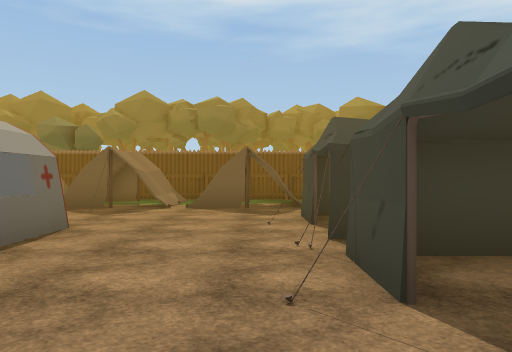
view 1 (above)

21 first-person views from a walk through a Unity game level. The camera is 1.4 m above the floor, looks level and sees 70° across. The floor is counted in squares, 2 m on a side. Each view is taken from the middle of a square. On the plan, view 1 faces up. The plan holds only what a view shows up to about 11 squares ahead; the rest is blank. The place goes on beyond the plan. The player character is not drawn. Some animated figures are not drawn. Some surface patterns are stand-ins.

view 2
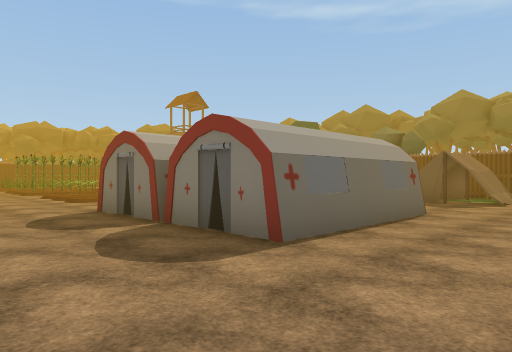

view 3
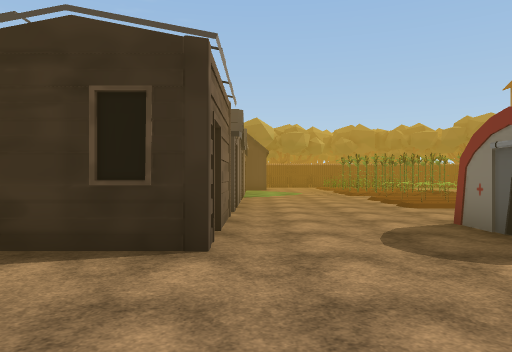

view 4
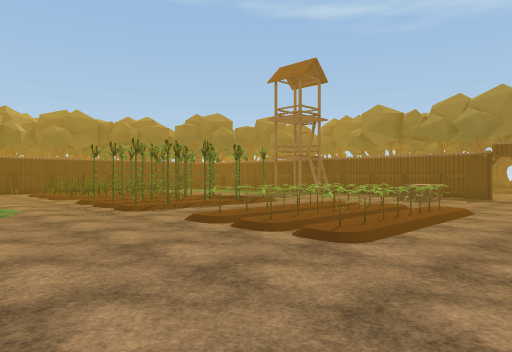

view 5
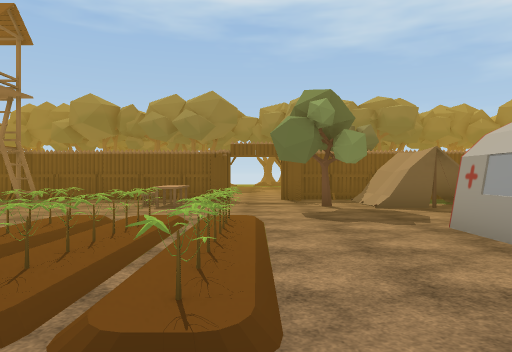

view 6
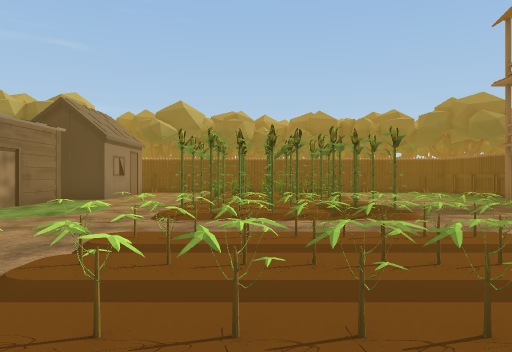

view 7
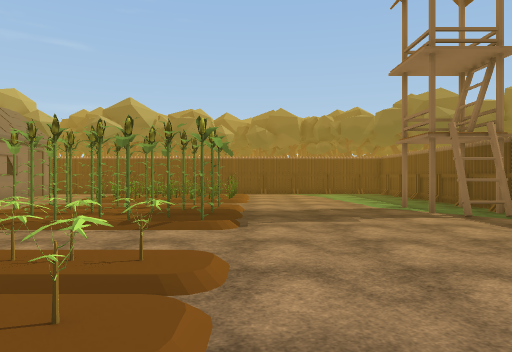

view 8
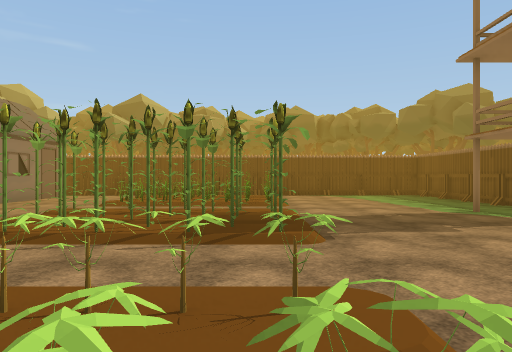

view 9
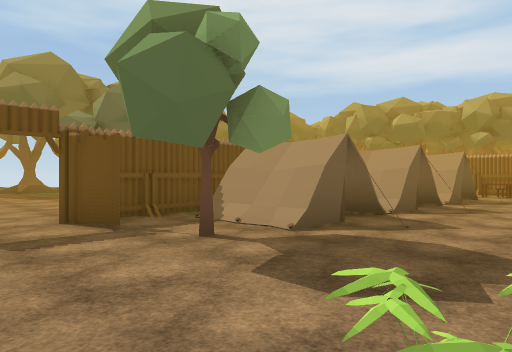

view 10
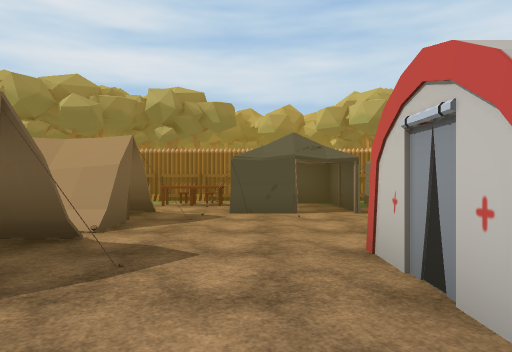

view 11
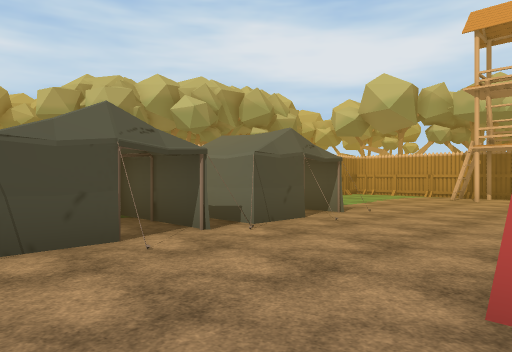

view 12
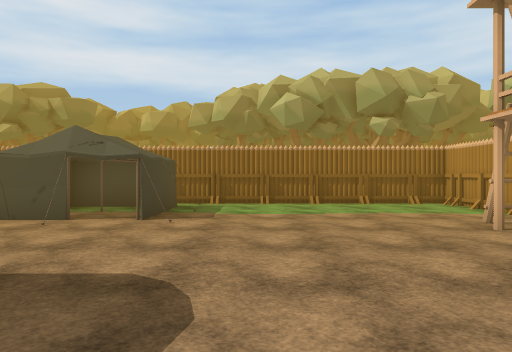

view 13
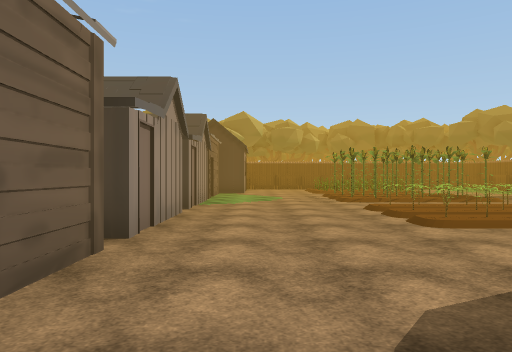

view 14
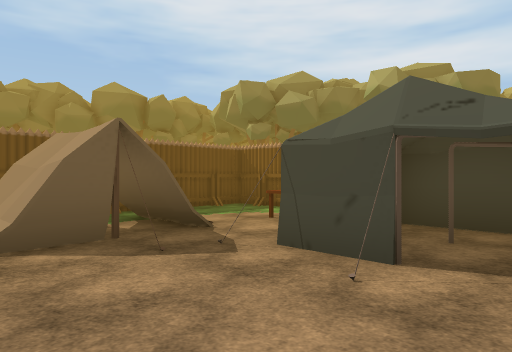

view 15
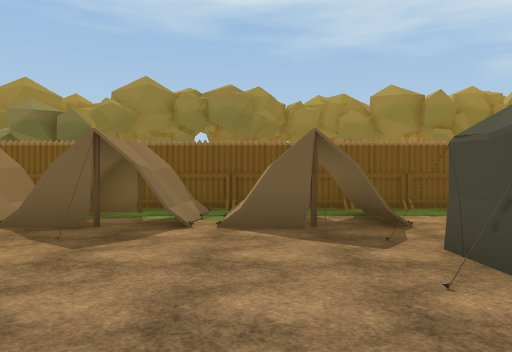

view 16
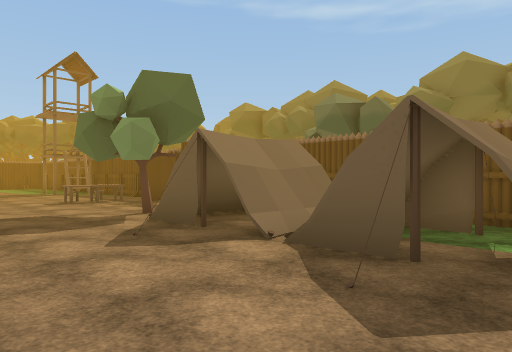

view 17
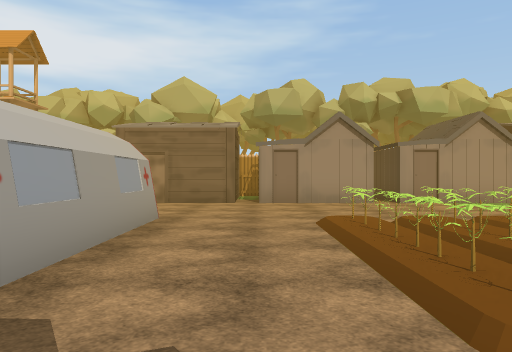

view 18
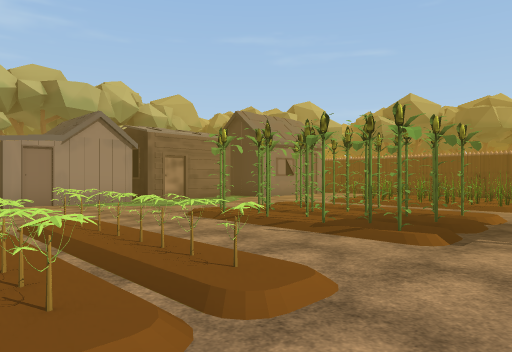

view 19
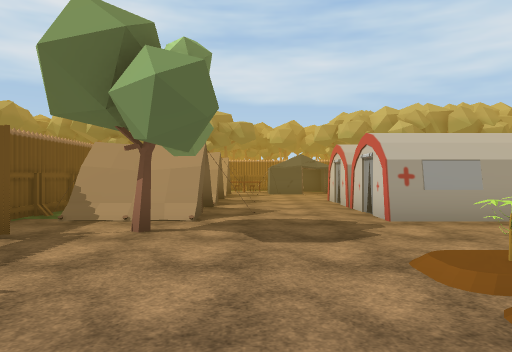

view 20
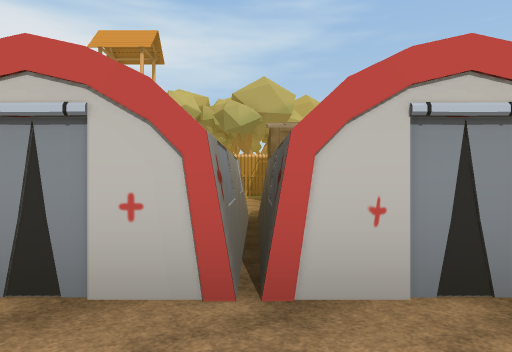

view 21
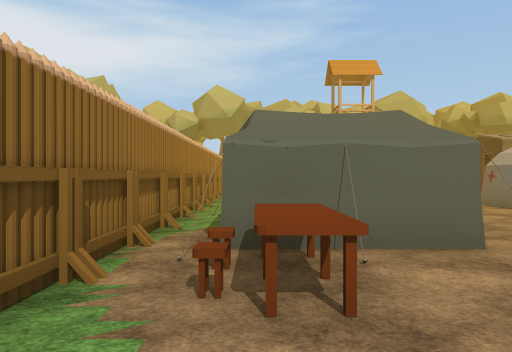

### Floor plan
Key: @ floor where view 1 was taken; # wall or solid block; . main floor; : floor 0.25 m higher than the main floor; / step, stairs or slope; = window, fence, low wall or low ledge; T thing the floor can be seen under or through; O other object.
Columns run from 22 left of view 1 to 4 right of it. Each row starts with its distance up from view 1.
 18              ..
 17              ..
 16              ..
 15              ..
 14              ..O
 13             .. O
 12             ..
 11 ###########O.##############
 10 ......O....O.O.OOOO.OO.O..#
  9 ..........O....OOOO.OO.O..#
  8 ..............OOOOO.OO.O.O#
  7 .........................O#
  6 .......................OOO#
  5 ###..TTT./=//..O#.#O.....O#
  4  ##..TTT.==/=..O O O...OOO#
  3  ##..TTT./=//..O O O...OOO#
  2 ###..TT:.=/==..O O O...O.O#
  1 .....  ........##O##...OOO#
  0 ......................@...#
 -1 ..........................#
 -2 ##O.......................#
 -3  #####O###O######O........#
 -4       O  #O     #.   .O...#

Where each view was taken, in squares from view 1:
view 1: 0 up, 0 right, facing up
view 2: 2 down, 0 right, facing up-left
view 3: 2 down, 2 left, facing left
view 4: 2 down, 8 left, facing up-left
view 5: 0 up, 10 left, facing up
view 6: 3 up, 9 left, facing left
view 7: 6 up, 10 left, facing left
view 8: 5 up, 11 left, facing left
view 9: 5 up, 11 left, facing up-right
view 10: 6 up, 6 left, facing right
view 11: 7 up, 3 left, facing down-right
view 12: 1 down, 5 left, facing right
view 13: 1 down, 5 left, facing left
view 14: 4 up, 2 left, facing up-right
view 15: 3 up, 1 left, facing up
view 16: 5 up, 2 left, facing up-left
view 17: 7 up, 9 left, facing down
view 18: 7 up, 11 left, facing down-left
view 19: 7 up, 13 left, facing right
view 20: 7 up, 5 left, facing down
view 21: 10 up, 3 right, facing down
